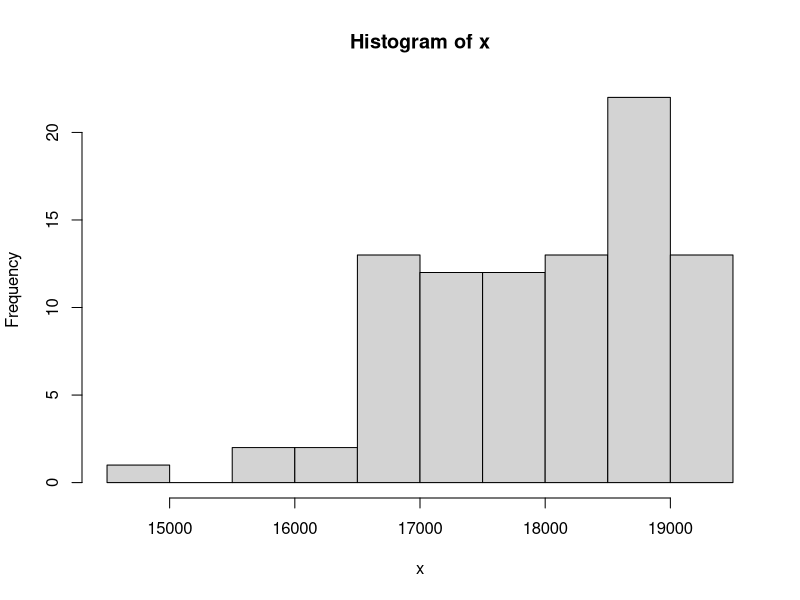

Reproduce this figure in R. (Note: this script raises an error after producing the figure.)
#   V-8     n=80 + 7

y <- c(151.437,166.972,146.797,129.688,135.888,136.747,144.829, 150.621, 144.042, 146.693, 155.391,
152.186, 154.05, 138.441, 138.949, 138.966, 145.927, 136.867, 121.596, 162.762,
157.911, 151.429, 139.937, 140.73, 141.22, 152.777, 145.978, 163.02, 136.219,
153.803, 154.377, 167.603, 143.527, 155.51, 165.465, 131.784, 163.079, 139.511,
154.591, 139.478, 137.579, 154.241, 130.834, 148.761, 154.132, 164.656, 137.711,
146.154, 154.763, 151.862, 151.96, 155.206, 158.229, 159.314, 158.972, 152.601,
143.066, 154.656, 148.493, 141.368, 171.144, 137.64, 133.062, 153.865, 135.711,
145.891, 158.742, 144.311, 140.903, 141.323, 160.971, 139.771, 137.484, 156.247,
142.623, 155.409, 156.641, 155.196, 151.459, 149.488, 153.16, 152.488, 148.294,
145.475, 152.937, 151.507, 140.659, 157.925, 157.163, 160.438, 158.11, 156.17,
147.549, 149.142, 156.848, 157.911, 153.578, 147.887, 148.445, 151.36)

m=10

print("Y order: ")

#2
y <- sort(y)
print(y)

#Інтервалом групування називається різниця між максимальним і мінімальним значенням ознаки в кожній групі.
#R‑розмах варіації;
#m–кількість груп.

#3
print(paste("Max: ",max(y),"\nMin: ",min(y)))
tr=(max(y)-min(y))/m
print (paste("∆≔R/m=(max-min)/10: ",tr))

#4
y <- array(y, dim = c(10, 10))
x<-c()

for (j in 1:m)
for (k in 1:(m-1)) {
    el<-y[j,k]*min(y)+(tr/2)*(2*j-1)
    #print (paste("El: ",el))
    x<-c(x,el)
    #x<-append(el)
}

print (paste(" X: ",x))

#5  ?




#6
hist(x)
polygon(x) #!?

#7

#   !? for (j in 1:m)  for (k in 1:(m-1))
a<-c()
for (j in 0:m)
for (k in 0:m) {
    el<-y[j,k]*min(y)+tr*(j-1)
    a<-c(a,el)
}

b<-c()
for (j in 0:m)
for (k in 0:m) {
    el<-a[j,k]*tr
    b<-c(b,el)
}

#8
polygon(b)
polygon(a)
